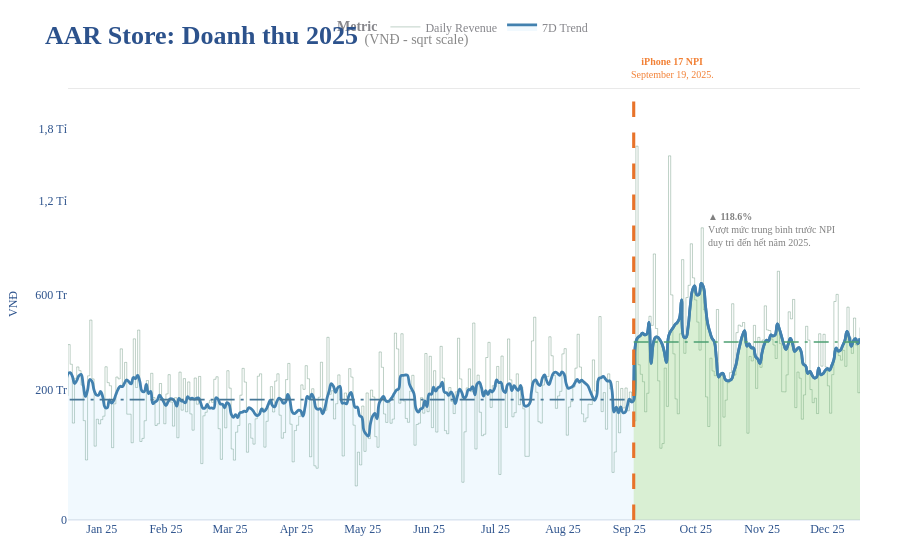

Notebook code for this chart:
### Markdown cell above
### First Chart
Có thể add vào bất cứ chart nào\
fig.add_scatter( )\
fig.add_bar( )\
fig.add_histogram( )\
fig.add_vline( )\
fig.add_hline( )\
fig.add_annotation( )\
fig.update_traces( )\
fig.update_xaxes( )\
fig.update_yaxes( )\
fig.update_layout( )

### Code cell
tick_vals_raw = [
    0, 200_000_000, 600_000_000, 
    1_200_000_000,  1_800_000_000
    ]
y_max_sqrt = (max(tick_vals_raw) + 4e8) **0.5
tick_text_raw = ['0', '200 Tr', '600 Tr', '1,2 Tỉ', '1,8 Tỉ']
tick_vals_sqrt = np.sqrt(tick_vals_raw).tolist()

if True: #! Params
    #todo Không thể gán value cho vế dùng function/method
    x_raw               = 'Date'
    y_sqrt              = ['sqrt_revenue', 'sqrt_rolling']
    y_raw               = ['Revenue_by_Date', 'Rolling_7Day']
    legend_a            = 'Daily Revenue'
    legend_b            = '7D Trend'

    # title & range
    x_title           = 'Tháng'
    y_title           = 'VNĐ'
    x_range           = ["2025-01-01", "2025-12-31"]
    y_range           = [0, y_max_sqrt]

    # Event & Mean columns
    sqrt_event_end_year = 'sqrt_event_launching' 
    raw_b_mean          = 'raw_before_event_mean'
    raw_a_mean          = 'raw_after_event_mean'
    sqrt_b_mean         = 'sqrt_before_event_mean'
    sqrt_a_mean         = 'sqrt_after_event_mean'
    event_increase      = duck_date_rev.loc[0, 'event_increase']


fig = px.line(duck_date_rev, 
    title = '<b>AAR Store: Doanh thu 2025</b> <span style="font-size:14px; color:#888;">(VNĐ - sqrt scale)</span>',
    x = x_raw, 
    y = y_sqrt,                                       # Truyền list tên cột vào đây (cột để vẽ, có thể đã Square hoặc log)
    custom_data = y_raw, # Custom_data = Values Raw dùng để show kết quả hover. 
    labels = {'variable': '<b>Metric</b>'},            # Để đặt tên trục/ legend
    hover_name = x_raw,
    # color = None,
    color='variable',
    animation_frame=None, #! Test
    render_mode = 'svg'
    # width=1400, height=550
)

# Rolling 7D
fig.update_traces(
    selector={'name': y_sqrt[1]},
    name = legend_b,
    showlegend = True,
    line_color = "#4281AF", 
    line = dict(
        dash = 'solid',
        width = 2.8,
        shape = 'spline',
        smoothing = 1.3
        ),
    opacity = 1,
    fill = 'tozeroy', # Đổ màu từ đường line xuống trục 0
    fillcolor = 'rgba(120, 197, 239, 0.1)', 
    hovertemplate = "<b>Tuần: %{x|%W}</b><br>Trung bình: %{customdata[1]:,.0f} VNĐ<extra></extra>",
    # visible = 'legendonly'
)
# Daily Revenue
fig.update_traces(
    selector={'name': y_sqrt[0]},
    name = legend_a,
    showlegend = True,
    # line_color="#5EAEFF", 
    line_color = "#367050", 
    line = dict(
        width = 0.8, 
        shape = 'hv', 
        smoothing = 1.3
        ),
    opacity = 0.4,
    hovertemplate = "<b>Ngày: %{x|%d-%m-%Y}</b><br>Doanh thu: %{customdata[0]:,.0f} VNĐ<extra></extra>"
    # fill='tozeroy', # Đổ màu từ đường line xuống trục 0
    # fillcolor='rgba(135, 206, 250, 0.18)', # Màu xanh nhạt với độ trong suốt 20%
)
# Event_launch -> End year
fig.add_scatter(
    line_color = "#4281AF",
    x = duck_date_rev[x_raw], 
    y = duck_date_rev[sqrt_event_end_year],
    fill = 'tozeroy',
    # fillcolor='rgba(255, 167, 0, 0.2)',
    fillcolor = 'rgba(120, 200, 40, 0.2)',
    line = dict(width = 2.7,       # Ẩn = 0
                shape = 'spline', 
                smoothing = 1.3),    
    name = '',                      #! Ẩn
    showlegend = False,             # Giấu khỏi bảng chú thích (Legend)
    hoverinfo = 'skip'              # Rê chuột vào không hiện gì cả
)
# Mean line before_npi
fig.add_scatter(
    x=duck_date_rev[x_raw], 
    y=duck_date_rev[sqrt_b_mean], 
    mode='lines', 
    line=dict(color="#467797", width=1.7, dash='longdashdot'), # Chỉnh trực tiếp ở đây là chắc ăn nhất
        # BỘ BA "VÔ HÌNH":
    showlegend=False,        # 1. Giấu khỏi bảng chú thích (Legend)
    hoverinfo='skip',        # 2. Rê chuột vào không hiện gì cả
    name=''                  # 3. Để tên trống để tránh hiện lỗi nếu lỡ hover trúng
)
# Mean line after_npi
fig.add_scatter(
    x=duck_date_rev[x_raw], 
    y=duck_date_rev[sqrt_a_mean], 
    mode='lines', 
    line=dict(color="#4EA073", width=1.7, dash='longdashdot'), # Chỉnh trực tiếp ở đây là chắc ăn nhất
        # BỘ BA "VÔ HÌNH":
    showlegend=False,        # 1. Giấu khỏi bảng chú thích (Legend)
    hoverinfo='skip',        # 2. Rê chuột vào không hiện gì cả
    name=''                  # 3. Để tên trống để tránh hiện lỗi nếu lỡ hover trúng
)


fig.update_yaxes(
    tickmode = "array",
    tickvals = tick_vals_sqrt, # Vị trí đặt vạch chia (trên thang đo sqrt)
    ticktext = tick_text_raw, # Chữ hiển thị tại vạch đó
    tickprefix = None,
    ticksuffix = '    ',
    automargin = True,
    title = y_title,
    range = y_range,
)
fig.update_xaxes(
    ticklabelmode = "period",
    title_text = x_title,
    range = x_range, 
    title_font = dict(size=12),
    dtick = "M1",      # Có thể là 3 tháng, 1 ngày, 1 giờ...
    tickformat = "%b %y", # %b = chuẩn ISO cho tháng dạng Jan,...
    showgrid = True,
    gridwidth = 1, 
    gridcolor = 'white',
    # x_line = off
    showline = False, 
)
# Thêm đường Trần (y = max(y))
fig.add_hline(y = y_max_sqrt, 
              line_dash="solid", 
              line_color="#D3D3D3", 
              line_width=1)
# Thêm đường Sàn (ví dụ 0 VNĐ)
fig.add_hline(y=0, 
              line_dash="solid", 
              line_color="#D3D3D3", 
              line_width=0.5)
# Thêm Event Line
fig.add_vline(
    x = event_start_date, 
    line_width = 3.1, 
    line_dash = "longdash", 
    line_color = "#E8732A",
    layer = 'above'
)
fig.add_annotation(
    x = event_start_date, 
    y = 1.015, yref = "paper",
    text = "<b>🚀 iPhone 17 NPI</b><br>September 19, 2025.",
    align = 'left',
    showarrow = False,
    font = dict(
        family="Segoe UI Semibold",
        size=10,         
        color="#F28136",   
    ),
    xshift = -5,            # Đẩy chữ sang phải 5px để không dính sát vào đường kẻ
    yanchor = "bottom",
    xanchor = "left"
)
fig.add_annotation(
    text=f"<b>▲ {event_increase:.1f}%</b><br>Vượt mức trung bình trước NPI<br>duy trì đến hết năm 2025.",
    x='2025-10-21',  #! x theo df
    y=0.72,          #! y theo paper
    yref="paper",    # Bắt buộc có dòng này để y= có ý nghĩa
    showarrow=False,
    align="left",
    xanchor="left", 
    yanchor="top",  
    font=dict(size=10, color="gray")          
)

#! Theme | Legend | Margin | X-Y show title | Grid_color | Font | Hover_mode.
fig.update_layout(
    template="plotly_white",
    #! Legend
    legend=dict(
        orientation="h",        # Legend nằm ngang
        yanchor="top", y=1.175, 
        xanchor="center", x=0.5,
        font=dict(size=12, color="#86868b")
        ),
    #! Lề
    margin=dict(
        b=40,
        t=80, 
        l=40,  
        r=40),

    #! Font
    font_family='Segoe UI Semibold',
    font_color="#2C528C",
    title_font_size=26,

    #! X-axis
    xaxis=dict(
        title=None,             # Bỏ
        gridcolor="#D3D3D3",
        gridwidth = 0.2,
        showgrid=False,
        tickfont=dict(size=12),
        title_font=dict(size=12)
    ),
    #! Y-axis
    yaxis=dict(
        gridcolor = "#ECECEC",
        gridwidth = 0.1,
        showgrid = False,
        tickfont = dict(size=12),
        title_font = dict(size=12)
    ),
    hovermode="x unified",
    transition_duration=800,
    hoverlabel=dict(bgcolor="rgba(255, 255, 255, 0.9)", font_size=13),

# Thêm Button vào trong fig.update_layout

)

fig.show()

### Figure 1 — Plotly figure (JSON) as saved in the notebook; plotly's stock layout.template omitted (floating-point values rounded to 4 significant figures; data arrays with more than 128 entries replaced by an {"elided": "..."} marker saying what was removed)
{"data": [{"customdata": {"elided": "637x2 int values"}, "hovertemplate": "<b>Ngày: %{x|%d-%m-%Y}</b><br>Doanh thu: %{customdata[0]:,.0f} VNĐ<extra></extra>", "hovertext": {"elided": "637 str values"}, "legendgroup": "sqrt_revenue", "line": {"color": "#367050", "dash": "solid", "shape": "hv", "smoothing": 1.3, "width": 0.8}, "marker": {"symbol": "circle"}, "mode": "lines", "name": "Daily Revenue", "opacity": 0.4, "orientation": "v", "showlegend": true, "type": "scatter", "x": {"elided": "637 str values"}, "xaxis": "x", "y": {"elided": "637 int values"}, "yaxis": "y"}, {"customdata": {"elided": "637x2 int values"}, "fill": "tozeroy", "fillcolor": "rgba(120, 197, 239, 0.1)", "hovertemplate": "<b>Tuần: %{x|%W}</b><br>Trung bình: %{customdata[1]:,.0f} VNĐ<extra></extra>", "hovertext": {"elided": "637 str values"}, "legendgroup": "sqrt_rolling", "line": {"color": "#4281AF", "dash": "solid", "shape": "spline", "smoothing": 1.3, "width": 2.8}, "marker": {"symbol": "circle"}, "mode": "lines", "name": "7D Trend", "opacity": 1, "orientation": "v", "showlegend": true, "type": "scatter", "x": {"elided": "637 str values"}, "xaxis": "x", "y": {"elided": "637 int values"}, "yaxis": "y"}, {"fill": "tozeroy", "fillcolor": "rgba(120, 200, 40, 0.2)", "hoverinfo": "skip", "line": {"color": "#4281AF", "shape": "spline", "smoothing": 1.3, "width": 2.7}, "name": "", "showlegend": false, "type": "scatter", "x": {"elided": "637 str values"}, "y": {"elided": "637 int values"}}, {"hoverinfo": "skip", "line": {"color": "#467797", "dash": "longdashdot", "width": 1.7}, "mode": "lines", "name": "", "showlegend": false, "type": "scatter", "x": {"elided": "637 str values"}, "y": {"elided": "637 float values"}}, {"hoverinfo": "skip", "line": {"color": "#4EA073", "dash": "longdashdot", "width": 1.7}, "mode": "lines", "name": "", "showlegend": false, "type": "scatter", "x": {"elided": "637 str values"}, "y": {"elided": "637 float values"}}], "layout": {"annotations": [{"align": "left", "font": {"color": "#F28136", "family": "Segoe UI Semibold", "size": 10}, "showarrow": false, "text": "<b>🚀 iPhone 17 NPI</b><br>September 19, 2025.", "x": "2025-09-18", "xanchor": "left", "xshift": -5, "y": 1.015, "yanchor": "bottom", "yref": "paper"}, {"align": "left", "font": {"color": "gray", "size": 10}, "showarrow": false, "text": "<b>▲ 118.6%</b><br>Vượt mức trung bình trước NPI<br>duy trì đến hết năm 2025.", "x": "2025-10-21", "xanchor": "left", "y": 0.72, "yanchor": "top", "yref": "paper"}], "font": {"color": "#2C528C", "family": "Segoe UI Semibold"}, "hoverlabel": {"bgcolor": "rgba(255, 255, 255, 0.9)", "font": {"size": 13}}, "hovermode": "x unified", "legend": {"font": {"color": "#86868b", "size": 12}, "orientation": "h", "title": {"text": "<b>Metric</b>"}, "tracegroupgap": 0, "x": 0.5, "xanchor": "center", "y": 1.175, "yanchor": "top"}, "margin": {"b": 40, "l": 40, "r": 40, "t": 80}, "shapes": [{"line": {"color": "#D3D3D3", "dash": "solid", "width": 1}, "type": "line", "x0": 0, "x1": 1, "xref": "x domain", "y0": 46900.0, "y1": 46900.0, "yref": "y"}, {"line": {"color": "#D3D3D3", "dash": "solid", "width": 0.5}, "type": "line", "x0": 0, "x1": 1, "xref": "x domain", "y0": 0, "y1": 0, "yref": "y"}, {"layer": "above", "line": {"color": "#E8732A", "dash": "longdash", "width": 3.1}, "type": "line", "x0": "2025-09-18", "x1": "2025-09-18", "xref": "x", "y0": 0, "y1": 1, "yref": "y domain"}], "title": {"font": {"size": 26}, "text": "<b>AAR Store: Doanh thu 2025</b> <span style=\"font-size:14px; color:#888;\">(VNĐ - sqrt scale)</span>"}, "transition": {"duration": 800}, "xaxis": {"anchor": "y", "domain": [0, 1], "dtick": "M1", "gridcolor": "#D3D3D3", "gridwidth": 0.2, "range": ["2025-01-01", "2025-12-31"], "showgrid": false, "showline": false, "tickfont": {"size": 12}, "tickformat": "%b %y", "ticklabelmode": "period", "title": {}}, "yaxis": {"anchor": "x", "automargin": true, "domain": [0, 1], "gridcolor": "#ECECEC", "gridwidth": 0.1, "range": [0, 46900.0], "showgrid": false, "tickfont": {"size": 12}, "tickmode": "array", "ticksuffix": "    ", "ticktext": ["0", "200 Tr", "600 Tr", "1,2 Tỉ", "1,8 Tỉ"], "tickvals": [0, 14140.0, 24490.0, 34640.0, 42430.0], "title": {"font": {"size": 12}, "text": "VNĐ"}}}}
